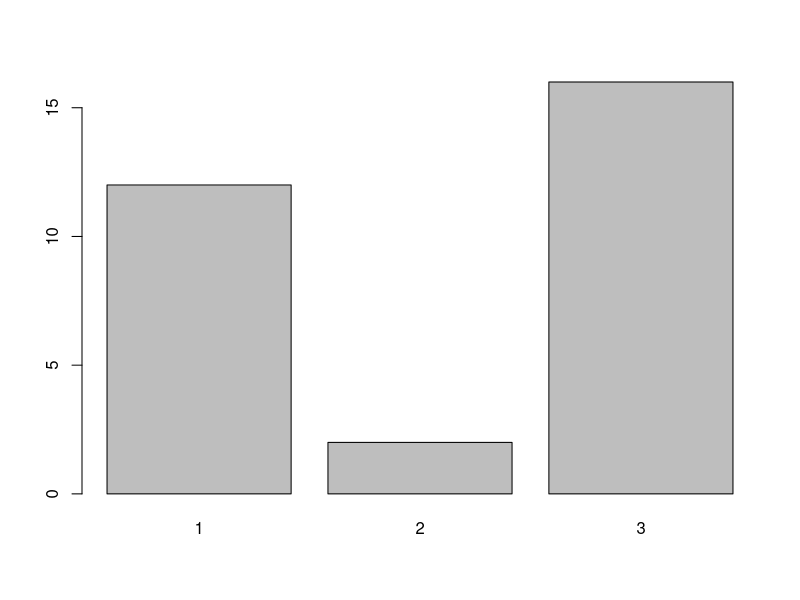

The R source for this figure:

# Name - Tony Ramsett
# Project Name - NBA Player Clustering
# Date Started - 07/05/2020
# Class - MSDS 696 - Data Practicum 2

library("class") # for KNN()
library("gmodels") # Used for CrossTable() function
library("caret") # dummyVars and confusionMatrix()
library("e1071") # confusionMatrix()

# Import data sets
score_cluster_pred <- read.csv("Scoring_Stats_With_Clusters.csv", header = T)

# Review data set
summary(score_cluster_pred)
str(score_cluster_pred)
head(score_cluster_pred, 5)

# Necessary columns only for data to be used then view to ensure accuracy
score_cluster_pred <- score_cluster_pred[c(3:23)]
str(score_cluster_pred) # Ensure desired columns remain

# Normalize data set
normalize <- function(x) {return((x-min(x))/(max(x)-min(x)))} # normalize function

# Apply normalize function to data set
score_cluster_pred_2 <- as.data.frame(lapply(score_cluster_pred[1:20], normalize))
str(score_cluster_pred_2)

# Add cluster back into data (Cluster variable does not need to be normalized)
score_cluster_pred_2$Cluster <- score_cluster_pred$Cluster_Number
str(score_cluster_pred_2)

# Create training and test data sets, 70/30 split
set.seed(135)
score_cluster_pred_3 <- createDataPartition(score_cluster_pred_2$Cluster, p = 0.7, list = FALSE) #70/30 split
score_cluster_pred_train <- score_cluster_pred_2[score_cluster_pred_3, ]
score_cluster_pred_test <- score_cluster_pred_2[-score_cluster_pred_3, ]

# Ensure train and test data sets are set up properly
dim(score_cluster_pred_train); dim(score_cluster_pred_test)
table(score_cluster_pred_train$Cluster); table(score_cluster_pred_test$Cluster)

# 1 - K-Nearest Neighbor Model
# source - https://rstudio-pubs-static.s3.amazonaws.com/316172_a857ca788d1441f8be1bcd1e31f0e875.html
# source - https://www.edureka.co/blog/knn-algorithm-in-r/

set.seed(135) # Set seed for reproduceable results

# Hypothesis
# H0: There is no significant difference between clusters
# H1: There is a significant difference between clusters

# Create model
knn_pred_score <- knn(train = score_cluster_pred_train, test = score_cluster_pred_test, 
                        cl = score_cluster_pred_train$Cluster, k = 10)

# Summary of model
summary(knn_pred_score)
plot(knn_pred_score)

# Review model results
CrossTable(x = score_cluster_pred_test$Cluster, y = knn_pred_score, dnn = c("Actual Cluster", "Predicted Cluster"), prop.chisq = F)
confusionMatrix(factor(score_cluster_pred_test$Cluster), knn_pred_score, dnn = c("Actual Cluster", "Predicted Cluster"))

# P-value = 6.456e-09, alpha = 0.05 - Reject the null hypothesis

# 2 - Linear Regression mode
# source - http://r-statistics.co/Linear-Regression.html

set.seed(135) # Set seed for reproduceable results

# Hypothesis
# H0: There is no significant difference between clusters
# H1: There is a significant difference between clusters

# Create model
regression_nba_score <- lm(Cluster ~ ., data = score_cluster_pred_train)

# View model results
summary(regression_nba_score)

# Adjusted R-squared = 0.644
# P-value = 4.738e-09, alpha = 0.05 - Reject the null hypothesis
